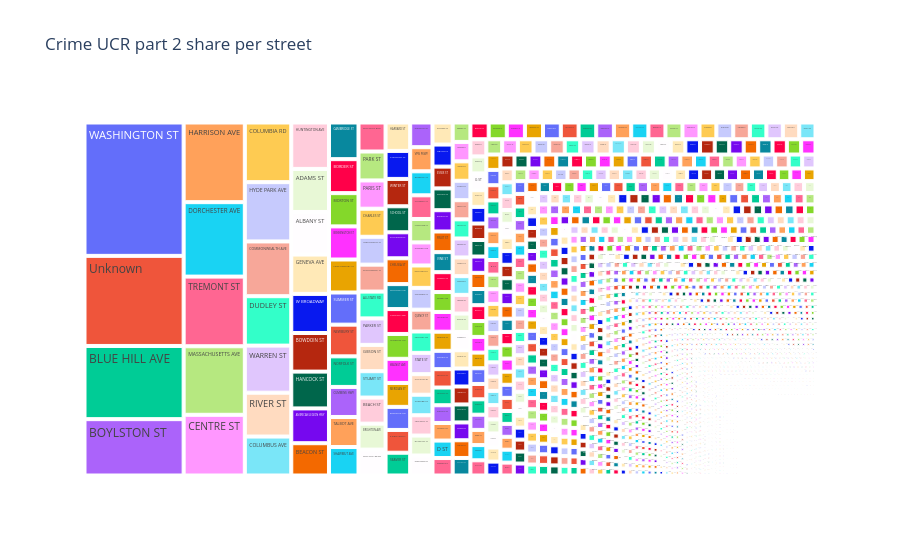

The code cell stored with this chart in its notebook:
### Markdown cell above
**Treemap to find the crime share for UCR part 2 offenses on each street**

### Code cell
UCR_part_two = df[df['UCR_PART'] == 'Part Two']

crime_street_ucr_part_two = UCR_part_two.groupby('STREET').size().reset_index(name = 'count')

fig = px.treemap(crime_street_ucr_part_two, path = ['STREET'], values ='count',
                 title ='Crime UCR part 2 share per street',
                 labels = {'STREET': 'Street', 'count': 'Number of offences'})

fig.show()

### Figure 1 — Plotly figure (JSON) as saved in the notebook; plotly's stock layout.template omitted (floating-point values rounded to 4 significant figures; data arrays with more than 128 entries replaced by an {"elided": "..."} marker saying what was removed)
{"data": [{"branchvalues": "total", "domain": {"x": [0, 1], "y": [0, 1]}, "hovertemplate": "labels=%{label}<br>Number of offences=%{value}<br>parent=%{parent}<br>id=%{id}<extra></extra>", "ids": {"elided": "3550 str values"}, "labels": {"elided": "3550 str values"}, "level": "c7e667", "name": "", "parents": {"elided": "3550 str values"}, "type": "treemap", "values": {"elided": "3550 int values"}}], "layout": {"autosize": true, "legend": {"tracegroupgap": 0}, "title": {"text": "Crime UCR part 2 share per street"}}}
